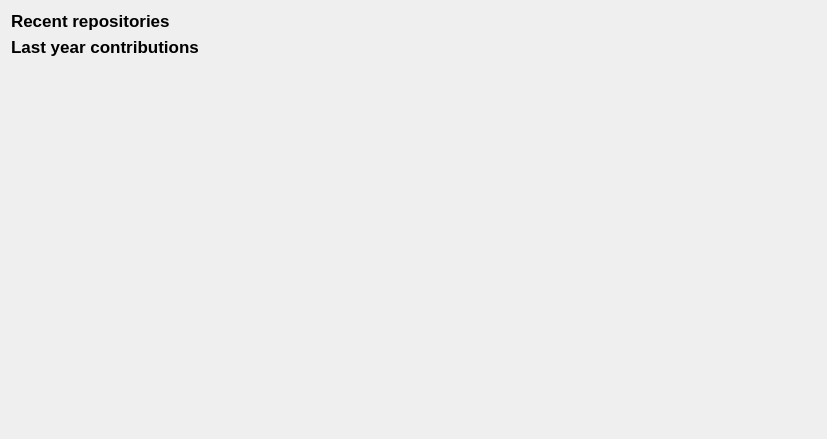
<?xml version="1.0" encoding="UTF-8"?>
<ui version="4.0">
 <class>Overview</class>
 <widget class="QWidget" name="Overview">
  <property name="geometry">
   <rect>
    <x>0</x>
    <y>0</y>
    <width>827</width>
    <height>439</height>
   </rect>
  </property>
  <property name="windowTitle">
   <string>Form</string>
  </property>
  <layout class="QVBoxLayout" name="verticalLayout">
   <item>
    <widget class="QLabel" name="label">
     <property name="sizePolicy">
      <sizepolicy hsizetype="Fixed" vsizetype="Fixed">
       <horstretch>0</horstretch>
       <verstretch>0</verstretch>
      </sizepolicy>
     </property>
     <property name="font">
      <font>
       <pointsize>13</pointsize>
       <bold>true</bold>
      </font>
     </property>
     <property name="text">
      <string>Recent repositories</string>
     </property>
    </widget>
   </item>
   <item>
    <layout class="QGridLayout" name="gridLayout">
     <property name="sizeConstraint">
      <enum>QLayout::SetDefaultConstraint</enum>
     </property>
     <property name="spacing">
      <number>2</number>
     </property>
    </layout>
   </item>
   <item>
    <widget class="QLabel" name="label_2">
     <property name="sizePolicy">
      <sizepolicy hsizetype="Fixed" vsizetype="Fixed">
       <horstretch>0</horstretch>
       <verstretch>0</verstretch>
      </sizepolicy>
     </property>
     <property name="font">
      <font>
       <pointsize>13</pointsize>
       <bold>true</bold>
      </font>
     </property>
     <property name="text">
      <string>Last year contributions</string>
     </property>
    </widget>
   </item>
   <item>
    <widget class="QWidget" name="contributionsWidget" native="true"/>
   </item>
  </layout>
 </widget>
 <resources/>
 <connections/>
</ui>
